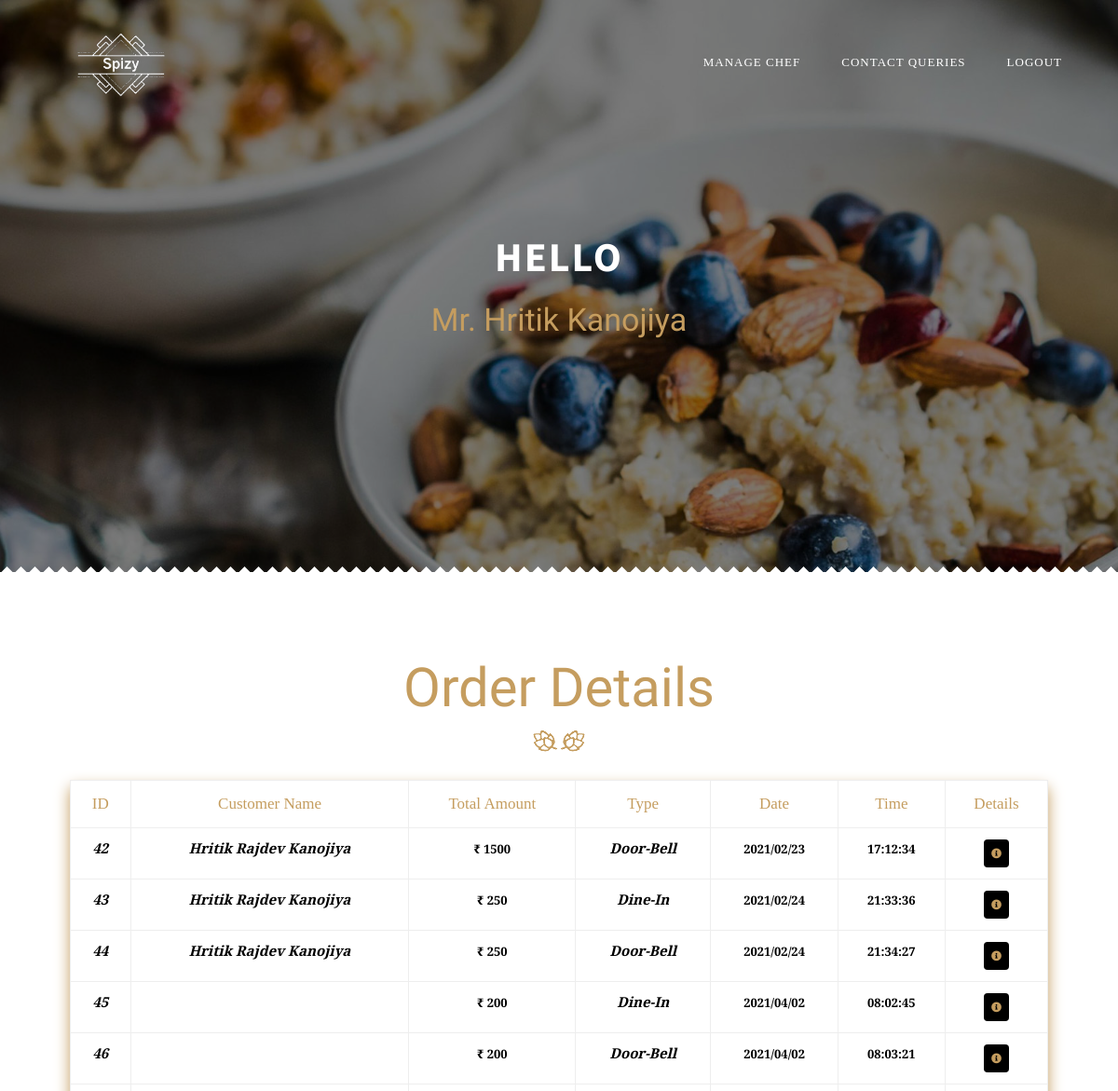
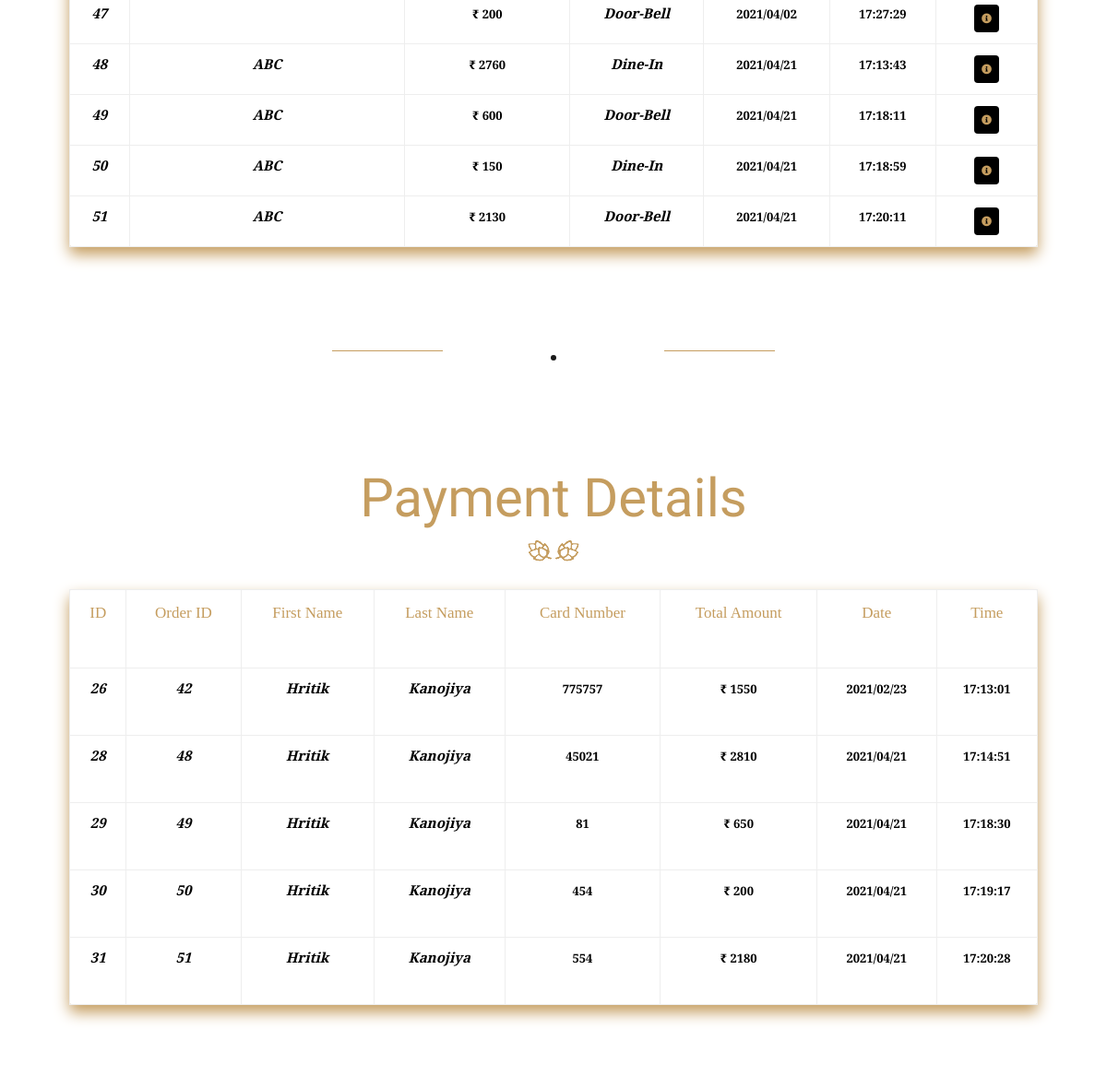
The page /admin/index.php (signed in) on the database its author committed (2 pictures, top to bottom).
### tables this page shows
CREATE TABLE `admin_data` (
  `id` int(50) NOT NULL,
  `name` varchar(100) NOT NULL,
  `email` varchar(100) NOT NULL,
  `password` varchar(100) NOT NULL
);

CREATE TABLE `order_data` (
  `id` int(50) NOT NULL,
  `user_id` int(50) NOT NULL,
  `order_details` varchar(100) NOT NULL,
  `order_quantity` varchar(100) NOT NULL,
  `total_amount` varchar(100) NOT NULL,
  `type` varchar(100) NOT NULL,
  `date` varchar(100) NOT NULL,
  `time` varchar(100) NOT NULL
);

CREATE TABLE `user_data` (
  `id` int(50) NOT NULL,
  `name` varchar(100) NOT NULL,
  `email` varchar(100) NOT NULL,
  `password` varchar(100) NOT NULL,
  `address` varchar(100) NOT NULL
);

CREATE TABLE `payment_data` (
  `id` int(50) NOT NULL,
  `order_id` int(50) NOT NULL,
  `user_id` int(50) NOT NULL,
  `fname` varchar(100) NOT NULL,
  `lname` varchar(100) NOT NULL,
  `cnum` varchar(100) NOT NULL,
  `total_amount` int(50) NOT NULL,
  `date` varchar(100) NOT NULL,
  `time` varchar(100) NOT NULL,
  `payment_status` int(50) NOT NULL DEFAULT 0
);

### admin/index.php (the view, shortened to what this page needs)
<?php
if($_SESSION['admin_active'] == True)
{
    $admin_active_id = $_SESSION['admin_active_id'];
}else
{
    $admin_active = "False";
}
include('../php/db_connect.php');
if($_SESSION['admin_active'] == True){
$order_details = mysqli_query($spizy_db_con,"SELECT * FROM order_data");
$payment_details = mysqli_query($spizy_db_con,"SELECT * FROM payment_data");
}
?>
<!DOCTYPE HTML>
<html lang="en">
<head>
    <link href="https://cdn.jsdelivr.net/npm/bootstrap@5.0.0-beta1/dist/css/bootstrap.min.css" rel="stylesheet">
    <link rel="stylesheet" href="https://cdnjs.cloudflare.com/ajax/libs/font-awesome/5.15.2/css/all.min.css" />
    <link rel="stylesheet" href="https://getdatepicker.com/5-4/theme/css/tempusdominus-bootstrap-4.css">
    <link type="text/css" rel="stylesheet" href="../css/reset.css">
    <link type="text/css" rel="stylesheet" href="../css/plugins.css">
    <link type="text/css" rel="stylesheet" href="../css/style.css">
    <link type="text/css" rel="stylesheet" href="../css/color.css">
</head>
<body>
        <?php include('loader.php')?>
    <div id="main">
        <header>
            <div class="header-inner">
                <div class="container">
                    <div class="logo-holder">
                        <a href="index.php">
                            <img src="../images/logo.jpg" class="respimg logo-vis" alt="">
                        </a>
                    </div>
                    <div class="nav-holder" style="margin-top: 20px;">
                        <nav>
                            <ul>
                                <?php
                                    if($_SESSION['admin_active'] == True)
                                    {
                                        echo "<li><a href='manage_chef.php'>Manage Chef</a></li>";
                                        echo "<li><a href='view_contacts.php'>Contact Queries</a></li>";
                                        echo "<li><a href='logout.php'>Logout</a></li>";
                                    }
                                ?>
                            </ul>
                        </nav>
                    </div>
                </div>
            </div>
        </header>
        <div id="wrapper">
            <div class="content">
                <section class="parallax-section header-section">
                    <div class="bg bg-parallax" style="background-image:url(../images/bg/32.jpg)"
                        data-top-bottom="transform: translateY(300px);"
                        data-bottom-top="transform: translateY(-300px);"></div>
                    <div class="overlay"></div>
                    <div class="container">
                        <h2>Hello</h2>
                        <h3>
                            <?php $query = mysqli_query($spizy_db_con,"SELECT * FROM admin_data WHERE id = '$admin_active_id'");
                            $dummy_array = mysqli_fetch_array($query);
                            if($dummy_array > 0){
                                echo $dummy_array['name'];
                            }else{
                                echo "Not Found";
                            } ?>
                        </h3>
                    </div>
                </section>
                <section style="max-height:1000px;">
                    <div class="triangle-decor"></div>
                    <div class="container">
                    <div class="section-title">
                        <h3>Order Details</h3>
                        <div class="separator color-separator"></div>
                    </div>
                        <table class="table table-border rounded-3 checkout-table" style="box-shadow: 0 .5rem 1rem rgb(197 157 95)!important; max-width: 1050px; float: none; margin: auto;">
                            <tbody style="padding:50px 0px;height: 450px;overflow: auto;">
                                <tr>
                                    <th class="cart_table_desc">ID</th>
                                    <th class="cart_table_desc">Customer Name</th>
                                    <th class="cart_table_desc">Total Amount</th>
                                    <th class="cart_table_desc">Type</th>
                                    <th class="cart_table_desc">Date</th>
                                    <th class="cart_table_desc">Time</th>
                                    <th class="cart_table_desc">Details</th>
                                    <?php
                                        if($_SESSION['admin_active'] == True){
                                        $response = '';
                                        while ($order_details_query = mysqli_fetch_array($order_details)){
                                        $user_id = $order_details_query['user_id'];
                                        $user_details = mysqli_query($spizy_db_con,"SELECT * FROM user_data WHERE id = '$user_id'");
                                        $user_details_query = mysqli_fetch_array($user_details);
                                        $response .=
                                        '<tr>
                                            <td>
                                                <h5 class="product-name">'.$order_details_query['id'].'</h5>
                                            </td>
                                            <td>
                                                <h5 class="product-name">'.$user_details_query['name'].'</h5>
                                            </td>
                                            <td>
                                                <h5 class="order-money">&#8377; '.$order_details_query['total_amount'].'</h5>
                                            </td>
                                            <td>
                                                <h5 class="product-name">'.$order_details_query['type'].'</h5>
                                            </td>
                                            <td>
                                            <h5 class="order-quantity">'.$order_details_query['date'].'</h5>
                                            </td>
                                            <td>
                                            <h5 class="order-quantity">'.$order_details_query['time'].'</h5>
                                            </td>
                                            <td class="pr-remove">
                                            <button class="btn add-to-cart-button-sm" onclick="view_order_details('.$order_details_query['id'].')" style="padding: 8px;margin-left: 0px;height: 30px;font-size: 11px;"><i class="fas fa-info-circle"></i></button>
                                        </td>
                                        </tr>';
                                        }
                                        echo $response;
                                    }
                                ?>
                                </tr>
                            </tbody>
                        </table>
                    </div>
                </section>
                <div class="bold-separator">
                    <span></span>
                </div>
                <section style="max-height:1000px;">
                    <div class="triangle-decor"></div>
                    <div class="container">
                    <div class="section-title">
                        <h3>Payment Details</h3>
                        <div class="separator color-separator"></div>
                    </div>
                        <table class="table table-border rounded-3 checkout-table" style="box-shadow: 0 .5rem 1rem rgb(197 157 95)!important; max-width: 1050px; float: none; margin: auto;">
                            <tbody style="padding:50px 0px;height: 450px;overflow: auto;">
                                <tr>
                                    <th class="cart_table_desc">ID</th>
                                        <th class="cart_table_desc">Order ID</th>
                                        <th class="cart_table_desc">First Name</th>
                                        <th class="cart_table_desc">Last Name</th>
                                        <th class="cart_table_desc">Card Number</th>
                                        <th class="cart_table_desc">Total Amount</th>
                                        <th class="cart_table_desc">Date</th>
                                        <th class="cart_table_desc">Time</th>
                                        <?php
                                            if($_SESSION['admin_active'] == True){
                                            $response = '';
                                            while ($payment_details_query = mysqli_fetch_array($payment_details)){
                                            $response .=
                                            '<tr>
                                                <td>
                                                    <h5 class="product-name">'.$payment_details_query['id'].'</h5>
                                                </td>
                                                <td>
                                                    <h5 class="product-name">'.$payment_details_query['order_id'].'</h5>
                                                </td>
                                                <td>
                                                    <h5 class="product-name">'.$payment_details_query['fname'].'</h5>
                                                </td>
                                                <td>
                                                    <h5 class="product-name">'.$payment_details_query['lname'].'</h5>
                                                </td>
                                                <td>
                                                    <h5 class="order-money">'.$payment_details_query['cnum'].'</h5>
                                                </td>
                                                <td>
                                                    <h5 class="order-money">&#8377; '.$payment_details_query['total_amount'].'</h5>
                                                </td>
                                                <td>
                                                <h5 class="order-quantity">'.$payment_details_query['date'].'</h5>
                                                </td>
                                                <td>
                                                <h5 class="order-quantity">'.$payment_details_query['time'].'</h5>
                                                </td>
                                            </tr>';
                                            }
                                            echo $response;
                                        }
                                    ?>
                                    </tr>
                            </tbody>
                        </table>
                    </div>
                </section>
            </div>
        </div>
    </div>
</body>
</html>

### css/plugins.css (style rules this page uses)
@media (min-width:768px) { .container { width:750px } }
@media (min-width:992px) { .container { width:970px } }
@media (min-width:1200px) { .container { width:1170px } }
.clearfix:before,.clearfix:after,.container:before,.container:after,.container-fluid:before,.container-fluid:after,.row:before,.row:after { content:" ";display:table }
.clearfix:after,.container:after,.container-fluid:after,.row:after { clear:both }
.fa-info-circle:before { content:"\f05a" }

### css/color.css (style rules this page uses)
.nav-separator:before , .nav-separator:after , nav:after , .bold-separator:before , .bold-separator:after , #submit:hover , .to-top-holder:before , .ic__days .ic__day_state_current , .ic__days .ic__day_state_selected , .ic__days .ic__day:hover , .scroll-nav li a.actscroll:before , .scroll-nav ul:before, .scroll-nav ul:after , footer:after , .hot-desc , .content-pagination a.current-page , .content-pagination a:hover , .shopping-cart-link-count , .quantity input.qty , .order-count , .hero-title h4:before , .hero-title h4:after , .current-page , .pagination a:hover { background:#C59D5F; }
nav li a.act-link , nav li a:hover , .nav-social h3 , .nav-social li a:hover , .parallax-section h3 , .section-title h3 , .team-slider h3 , #submit , .to-top , #submit-res , .link , .tooltip , .hero-link a:hover , .to-top-holder p span , #twitter-feed li a , .twitter-holder .customNavigation a:hover , #subscribe .subscribe-button , .twitter-holder .customNavigation a.twit-link , .footer-social h3 , .footer-contacts li a:hover , .footer-social ul li a:hover , .subscribe-message i , .section-icon , .testimonials-holder h4 a , .chefinfo , .team-social li a:hover , .team-modal h5 , .popup-modal-dismiss:hover , .promotion-price , .big-number a , .testimonials-holder .customNavigation a:hover , .testimonials-slider ul li , .menu-item a:hover , .product-cats li a , .product-price a , .shopping-cart-link , .subnav a:hover span , .product-rating , .product-item-price span , .quantity a , .product-meta span a , .tabs-menu .current a , .order-money , .product-name a:hover , .product-name , .coupon-holder button:hover , .cart-totals button , .search-submit , .post-tags li a:hover, .tagcloud li a:hover , .post-link:hover , .slides-navigation a:hover , .post-meta i , .gallery-filters a.gallery-filter-active , .box-item i , .fullheight-carousel-holder .customNavigation a:hover , .carousel-link-holder h4 , #success_page p strong { color:#C59D5F; }

### admin/loader.php (style rules this page uses)
body { background-color: rgb(0, 0, 0); }

### rows shown on the page
admin_data: name "Mr. Hritik Kanojiya"
order_data: id "42", user_data.name "Hritik Rajdev Kanojiya", total_amount "1500", type "Door-Bell", date "2021/02/23", time "17:12:34"
order_data: id "43", user_data.name "Hritik Rajdev Kanojiya", total_amount "250", type "Dine-In", date "2021/02/24", time "21:33:36"
order_data: id "44", user_data.name "Hritik Rajdev Kanojiya", total_amount "250", type "Door-Bell", date "2021/02/24", time "21:34:27"
order_data: id "45", total_amount "200", type "Dine-In", date "2021/04/02", time "08:02:45"
order_data: id "46", total_amount "200", type "Door-Bell", date "2021/04/02", time "08:03:21"
order_data: id "47", total_amount "200", type "Door-Bell", date "2021/04/02", time "17:27:29"
order_data: id "48", user_data.name "ABC", total_amount "2760", type "Dine-In", date "2021/04/21", time "17:13:43"
order_data: id "49", user_data.name "ABC", total_amount "600", type "Door-Bell", date "2021/04/21", time "17:18:11"
order_data: id "50", user_data.name "ABC", total_amount "150", type "Dine-In", date "2021/04/21", time "17:18:59"
order_data: id "51", user_data.name "ABC", total_amount "2130", type "Door-Bell", date "2021/04/21", time "17:20:11"
payment_data: id "26", order "42", fname "Hritik", lname "Kanojiya", cnum "775757", total_amount "1550", date "2021/02/23", time "17:13:01"
payment_data: id "28", order "48", fname "Hritik", lname "Kanojiya", cnum "45021", total_amount "2810", date "2021/04/21", time "17:14:51"
payment_data: id "29", order "49", fname "Hritik", lname "Kanojiya", cnum "81", total_amount "650", date "2021/04/21", time "17:18:30"
payment_data: id "30", order "50", fname "Hritik", lname "Kanojiya", cnum "454", total_amount "200", date "2021/04/21", time "17:19:17"
payment_data: id "31", order "51", fname "Hritik", lname "Kanojiya", cnum "554", total_amount "2180", date "2021/04/21", time "17:20:28"
